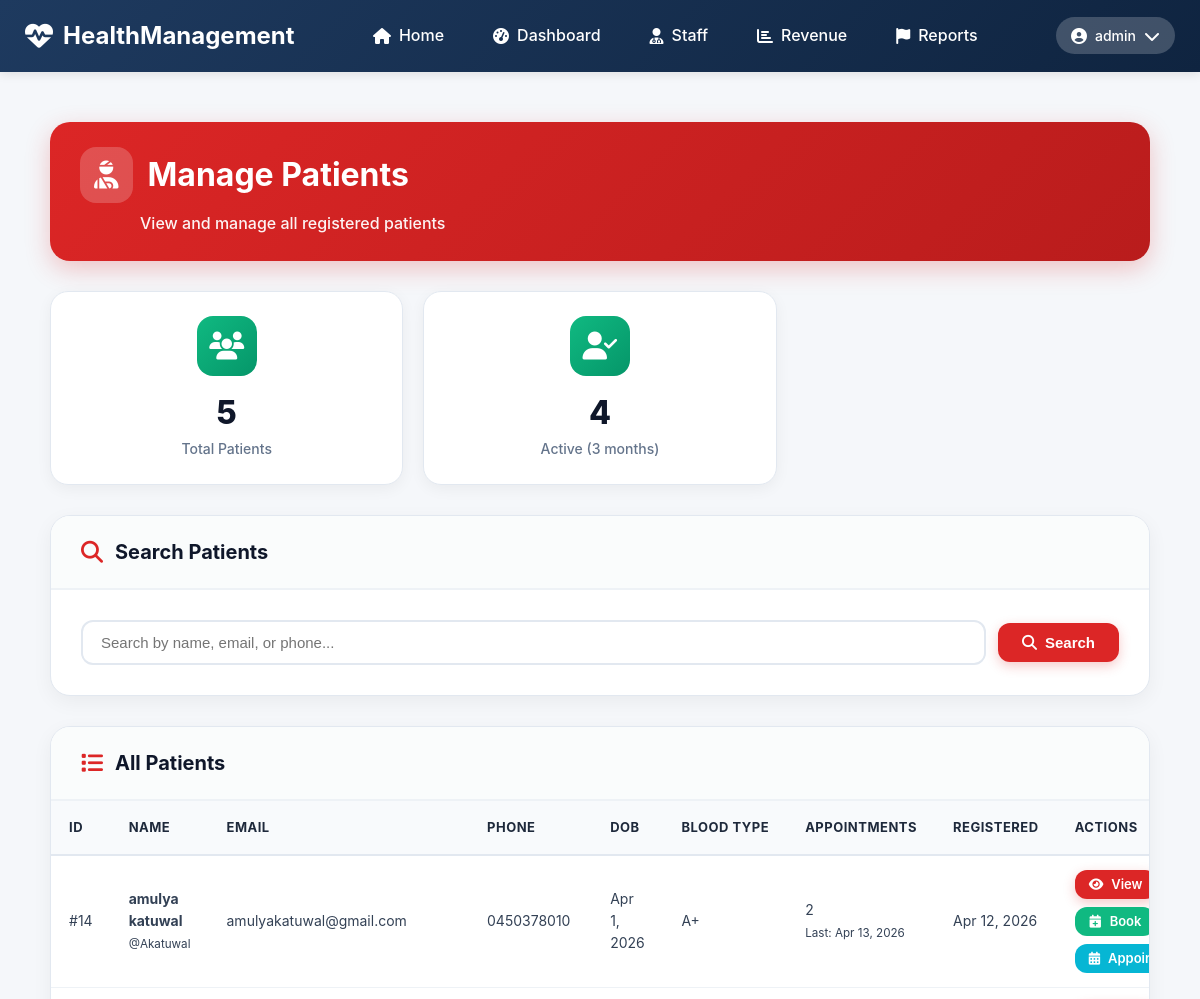
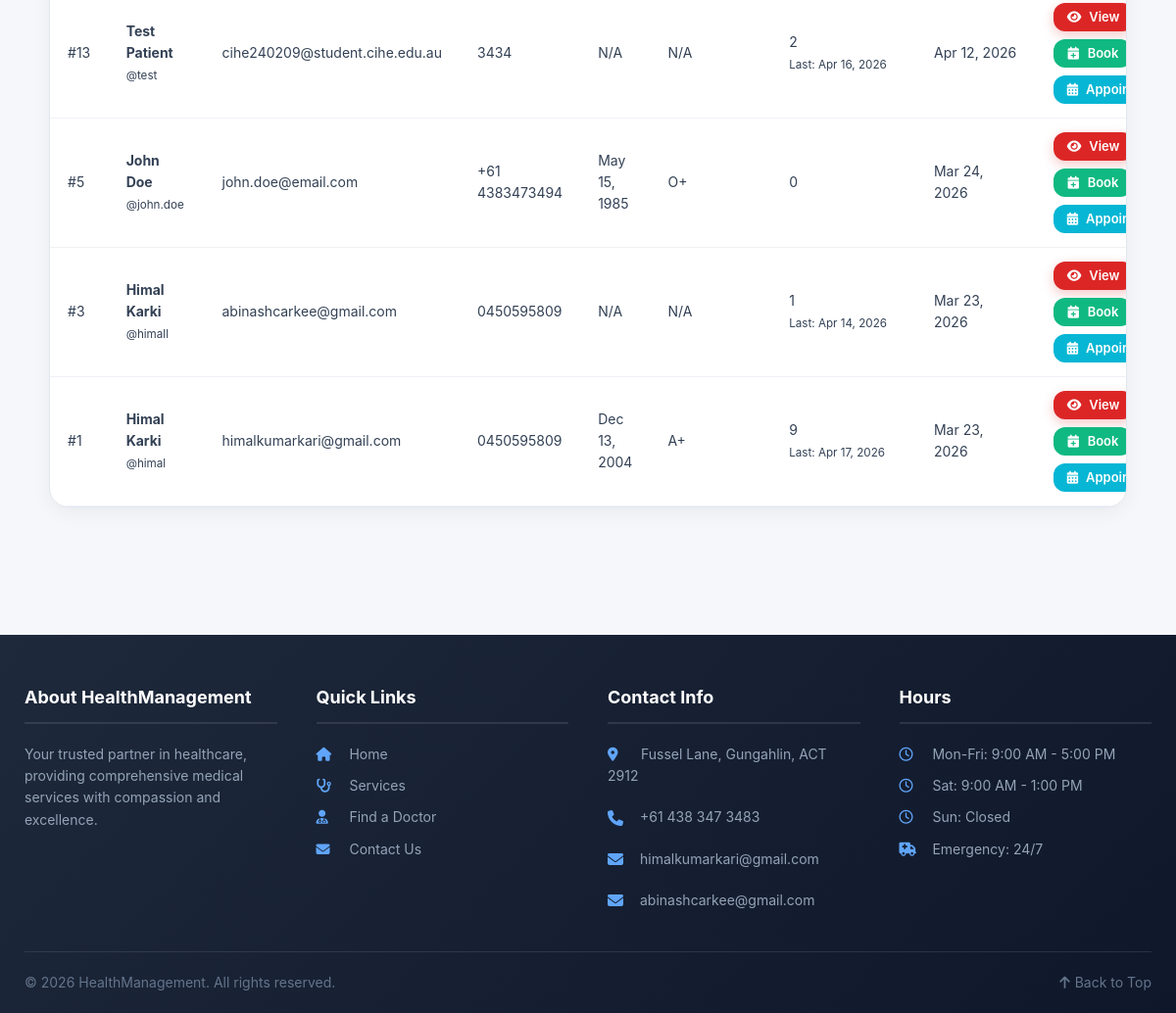
The page /admin/patients.php (signed in) on the database its author committed (2 pictures, top to bottom).
### tables this page shows
CREATE TABLE `patients` (
  `patientId` int(11) NOT NULL,
  `userId` int(11) NOT NULL,
  `dateOfBirth` date DEFAULT NULL,
  `address` text DEFAULT NULL,
  `emergencyContactName` varchar(100) DEFAULT NULL,
  `emergencyContactPhone` varchar(20) DEFAULT NULL,
  `bloodType` enum('A+','A-','B+','B-','AB+','AB-','O+','O-') DEFAULT NULL,
  `knownAllergies` text DEFAULT NULL,
  `insuranceProvider` varchar(100) DEFAULT NULL,
  `insuranceNumber` varchar(50) DEFAULT NULL,
  `createdAt` datetime DEFAULT current_timestamp(),
  `updatedAt` datetime DEFAULT current_timestamp() ON UPDATE current_timestamp()
);

CREATE TABLE `users` (
  `userId` int(11) NOT NULL,
  `username` varchar(50) NOT NULL,
  `passwordHash` varchar(255) NOT NULL,
  `email` varchar(100) NOT NULL,
  `firstName` varchar(50) NOT NULL,
  `lastName` varchar(50) NOT NULL,
  `phoneNumber` varchar(20) DEFAULT NULL,
  `role` enum('patient','staff','nurse','doctor','admin','accountant') DEFAULT 'patient',
  `isVerified` tinyint(1) DEFAULT 0,
  `verificationCode` varchar(64) DEFAULT NULL,
  `resetToken` varchar(64) DEFAULT NULL,
  `resetExpiry` datetime DEFAULT NULL,
  `dateCreated` datetime DEFAULT current_timestamp(),
  `lastLogin` datetime DEFAULT NULL
);

### admin/patients.php (the view, shortened to what this page needs)
<?php
require_once '../includes/config.php';
$extraCSS = '<link rel="stylesheet" href="../css/admin.css">';
include '../includes/header.php';
$searchTerm = $_GET['search'] ?? '';
$query = "
    SELECT p.patientId, p.dateOfBirth, p.bloodType, p.address, p.knownAllergies,
           u.userId, u.username, u.firstName, u.lastName, u.email, u.phoneNumber, u.dateCreated,
           (SELECT COUNT(*) FROM appointments WHERE patientId = p.patientId) as total_appointments,
           (SELECT MAX(dateTime) FROM appointments WHERE patientId = p.patientId) as last_appointment
    FROM patients p
    JOIN users u ON p.userId = u.userId
    WHERE u.role = 'patient'
";
$params = [];
$query .= " ORDER BY u.dateCreated DESC";
$stmt = $pdo->prepare($query);
$stmt->execute($params);
$patients = $stmt->fetchAll();
$totalPatients = count($patients);
$activePatients = $pdo->query("
    SELECT COUNT(DISTINCT patientId) FROM appointments
    WHERE status = 'completed' AND dateTime > DATE_SUB(NOW(), INTERVAL 3 MONTH)
")->fetchColumn();
?>
<div class="admin-container">
    <div class="admin-page-header">
        <div class="header-title">
            <h1><i class="fas fa-user-injured"></i> Manage Patients</h1>
            <p>View and manage all registered patients</p>
        </div>
    </div>
    <div class="admin-stats-grid">
        <div class="admin-stat-card patients">
            <div class="admin-stat-icon"><i class="fas fa-users"></i></div>
            <div class="admin-stat-content">
                <h3><?php echo $totalPatients; ?></h3>
                <p>Total Patients</p>
            </div>
        </div>
        <div class="admin-stat-card patients">
            <div class="admin-stat-icon"><i class="fas fa-user-check"></i></div>
            <div class="admin-stat-content">
                <h3><?php echo $activePatients; ?></h3>
                <p>Active (3 months)</p>
            </div>
        </div>
    </div>
    <div class="admin-card">
        <div class="admin-card-header">
            <h3><i class="fas fa-search"></i> Search Patients</h3>
        </div>
        <div class="admin-card-body">
            <form method="GET" class="admin-search-group">
                <input type="text" name="search" placeholder="Search by name, email, or phone..." value="<?php echo htmlspecialchars($searchTerm); ?>" class="admin-form-control">
                <button type="submit" class="admin-btn admin-btn-primary"><i class="fas fa-search"></i> Search</button>
            </form>
        </div>
    </div>
    <div class="admin-card">
        <div class="admin-card-header">
            <h3><i class="fas fa-list"></i> All Patients</h3>
        </div>
        <div class="admin-table-responsive">
            <table class="admin-data-table">
                <thead>
                    <tr>
                        <th>ID</th>
                        <th>Name</th>
                        <th>Email</th>
                        <th>Phone</th>
                        <th>DOB</th>
                        <th>Blood Type</th>
                        <th>Appointments</th>
                        <th>Registered</th>
                        <th>Actions</th>
                    </tr>
                </thead>
                <tbody>
                    <?php if (empty($patients)): ?>
                        <tr><td colspan="9" class="admin-empty-message">No patients found</td></tr>
                    <?php else: ?>
                        <?php foreach ($patients as $patient): ?>
                            <tr>
                                <td data-label="ID">#<?php echo $patient['patientId']; ?></td>
                                <td data-label="Name">
                                    <strong><?php echo htmlspecialchars($patient['firstName'] . ' ' . $patient['lastName']); ?></strong><br>
                                    <small>@<?php echo htmlspecialchars($patient['username']); ?></small>
                                </td>
                                <td data-label="Email"><?php echo htmlspecialchars($patient['email']); ?></td>
                                <td data-label="Phone"><?php echo htmlspecialchars($patient['phoneNumber']); ?></td>
                                <td data-label="DOB"><?php echo $patient['dateOfBirth'] ? date('M j, Y', strtotime($patient['dateOfBirth'])) : 'N/A'; ?></td>
                                <td data-label="Blood Type"><?php echo $patient['bloodType'] ?: 'N/A'; ?></td>
                                <td data-label="Appointments">
                                    <?php echo $patient['total_appointments']; ?>
                                    <?php if ($patient['last_appointment']): ?>
                                        <br><small>Last: <?php echo date('M j, Y', strtotime($patient['last_appointment'])); ?></small>
                                    <?php endif; ?>
                                </td>
                                <td data-label="Registered"><?php echo date('M j, Y', strtotime($patient['dateCreated'])); ?></td>
                                <td data-label="Actions">
                                    <div class="admin-action-buttons">
                                        <a href="view-patient.php?id=<?php echo $patient['patientId']; ?>" class="admin-btn admin-btn-primary admin-btn-sm">
                                            <i class="fas fa-eye"></i> View
                                        </a>
                                        <a href="book-appointment.php?patient_id=<?php echo $patient['patientId']; ?>" class="admin-btn admin-btn-success admin-btn-sm">
                                            <i class="fas fa-calendar-plus"></i> Book
                                        </a>
                                        <a href="view-appointments.php?patient_id=<?php echo $patient['patientId']; ?>" class="admin-btn admin-btn-info admin-btn-sm">
                                            <i class="fas fa-calendar-alt"></i> Appointments
                                        </a>
                                    </div>
                                </td>
                            </tr>
                        <?php endforeach; ?>
                    <?php endif; ?>
                </tbody>
            </table>
        </div>
    </div>
</div>
<?php include '../includes/footer.php'; ?>

### css/style.css (style rules this page uses)
* { margin: 0; padding: 0; box-sizing: border-box; }
body { font-family: -apple-system, BlinkMacSystemFont, 'Segoe UI', Roboto, 'Helvetica Neue', Arial, sans-serif; line-height: 1.6; color: #333; background-color: #f5f7fa; }
.page-header h1 , .dashboard-header h1, .page-title, h1 { font-weight: 700 !important; text-shadow: none !important; }

### css/admin.css (style rules this page uses)
.admin-container { max-width: 1400px; margin: 0 auto; padding: 30px 25px; background: #f5f7fa; min-height: 100vh; }
.admin-page-header { display: flex; justify-content: space-between; align-items: center; margin-bottom: 30px; padding: 25px 30px; background: linear-gradient(135deg, #dc2626 0%, #b91c1c 100%); border-radius: 20px; color: white; box-shadow: 0 8px 25px rgba(220, 38, 38, 0.25); flex-wrap: wrap; gap: 20px; }
.admin-page-header .header-title h1 { margin: 0 0 8px 0; font-size: 32px; font-weight: 700; color: white; display: flex; align-items: center; gap: 15px; }
.admin-page-header .header-title h1 i { background: rgba(255, 255, 255, 0.2); padding: 14px; border-radius: 16px; font-size: 28px; }
.admin-page-header .header-title p { margin: 0 0 0 60px; font-size: 16px; font-weight: 500; color: rgba(255, 255, 255, 0.95); }
.admin-stats-grid { display: grid; grid-template-columns: repeat(auto-fit, minmax(200px, 1fr)); gap: 20px; margin-bottom: 30px; }
.admin-stat-card { background: white; border-radius: 18px; padding: 24px 22px; box-shadow: 0 4px 15px rgba(0, 0, 0, 0.05); border: 1px solid #e2e8f0; text-align: center; transition: all 0.2s ease; }
.admin-stat-icon { width: 60px; height: 60px; border-radius: 16px; display: flex; align-items: center; justify-content: center; margin: 0 auto 18px; font-size: 28px; }
.admin-stat-card.patients .admin-stat-icon { background: linear-gradient(135deg, #10b981, #059669); color: white; }
.admin-stat-content h3 { font-size: 32px; font-weight: 800; margin: 0 0 5px 0; color: #0f172a; line-height: 1.2; }
.admin-stat-content p { margin: 0; color: #64748b; font-size: 14px; font-weight: 500; }
.admin-card { background: white; border-radius: 20px; box-shadow: 0 6px 20px rgba(0, 0, 0, 0.05); margin-bottom: 30px; overflow: hidden; border: 1px solid #e2e8f0; }
.admin-card-header { padding: 20px 30px; border-bottom: 2px solid #eef2f6; background: #fafcfc; display: flex; justify-content: space-between; align-items: center; flex-wrap: wrap; gap: 15px; }
.admin-card-header h3 { margin: 0; font-size: 20px; font-weight: 700; color: #0f172a; display: flex; align-items: center; gap: 12px; }
.admin-card-header h3 i { color: #dc2626; font-size: 22px; }
.admin-card-body { padding: 30px; }
.admin-table-responsive { overflow-x: auto; }
.admin-data-table { width: 100%; border-collapse: collapse; }
.admin-data-table th { padding: 16px 18px; text-align: left; background: #f8fafc; font-weight: 700; color: #1e293b; font-size: 13px; text-transform: uppercase; letter-spacing: 0.5px; border-bottom: 2px solid #e2e8f0; white-space: nowrap; }
.admin-data-table td { padding: 14px 18px; border-bottom: 1px solid #eef2f6; color: #334155; font-size: 14px; }
.admin-btn { display: inline-flex; align-items: center; gap: 8px; padding: 12px 24px; border-radius: 12px; font-size: 15px; font-weight: 600; text-decoration: none; transition: all 0.2s ease; cursor: pointer; border: none; line-height: 1; }
.admin-btn-primary { background: #dc2626; color: white; box-shadow: 0 4px 12px rgba(220, 38, 38, 0.25); }
.admin-btn-success { background: #10b981; color: white; }
.admin-btn-info { background: #06b6d4; color: white; }
.admin-btn-sm { padding: 8px 14px; font-size: 13px; }
.admin-search-group { display: flex; gap: 12px; align-items: center; }
.admin-search-group input { flex: 1; padding: 12px 18px; border: 2px solid #e2e8f0; border-radius: 12px; font-size: 15px; }
.admin-form-control { width: 100%; padding: 14px 18px; border: 2px solid #e2e8f0; border-radius: 14px; font-size: 15px; background: white; transition: all 0.2s; }
.admin-action-buttons { display: flex; gap: 8px; flex-wrap: wrap; }
@media (max-width: 1200px) { .admin-stats-grid { grid-template-columns: repeat(3, 1fr); } }
.admin-btn { cursor: pointer !important; pointer-events: auto !important; position: relative; z-index: 1; }
.admin-action-buttons .admin-btn { cursor: pointer !important; }

### rows shown on the page
patients: patientId "14", userId.lastName "amulya katuwal", userId.username "Akatuwal", userId.email "amulyakatuwal@gmail.com", userId.phoneNumber "0450378010", dateOfBirth "Apr 1, 2026", bloodType "A+", total_appointments "2", last_appointment "Apr 13, 2026", userId.dateCreated "Apr 12, 2026"
patients: patientId "13", userId.lastName "Test Patient", userId.username "test", userId.email "cihe240209@student.cihe.edu.au", userId.phoneNumber "3434", shows "N/A", bloodType "N/A", total_appointments "2", last_appointment "Apr 16, 2026", userId.dateCreated "Apr 12, 2026"
patients: patientId "5", userId.lastName "John Doe", userId.username "john.doe", userId.email "john.doe@email.com", userId.phoneNumber "+61 4383473494", dateOfBirth "May 15, 1985", bloodType "O+", total_appointments "0", userId.dateCreated "Mar 24, 2026"
patients: patientId "3", userId.lastName "Himal Karki", userId.username "himall", userId.email "abinashcarkee@gmail.com", userId.phoneNumber "0450595809", shows "N/A", bloodType "N/A", total_appointments "1", last_appointment "Apr 14, 2026", userId.dateCreated "Mar 23, 2026"
patients: patientId "1", userId.lastName "Himal Karki", userId.username "himal", userId.email "himalkumarkari@gmail.com", userId.phoneNumber "0450595809", dateOfBirth "Dec 13, 2004", bloodType "A+", total_appointments "9", last_appointment "Apr 17, 2026", userId.dateCreated "Mar 23, 2026"

### other values the page prints
$_SESSION['username'] "admin"
$totalPatients "5"
$activePatients "4"
